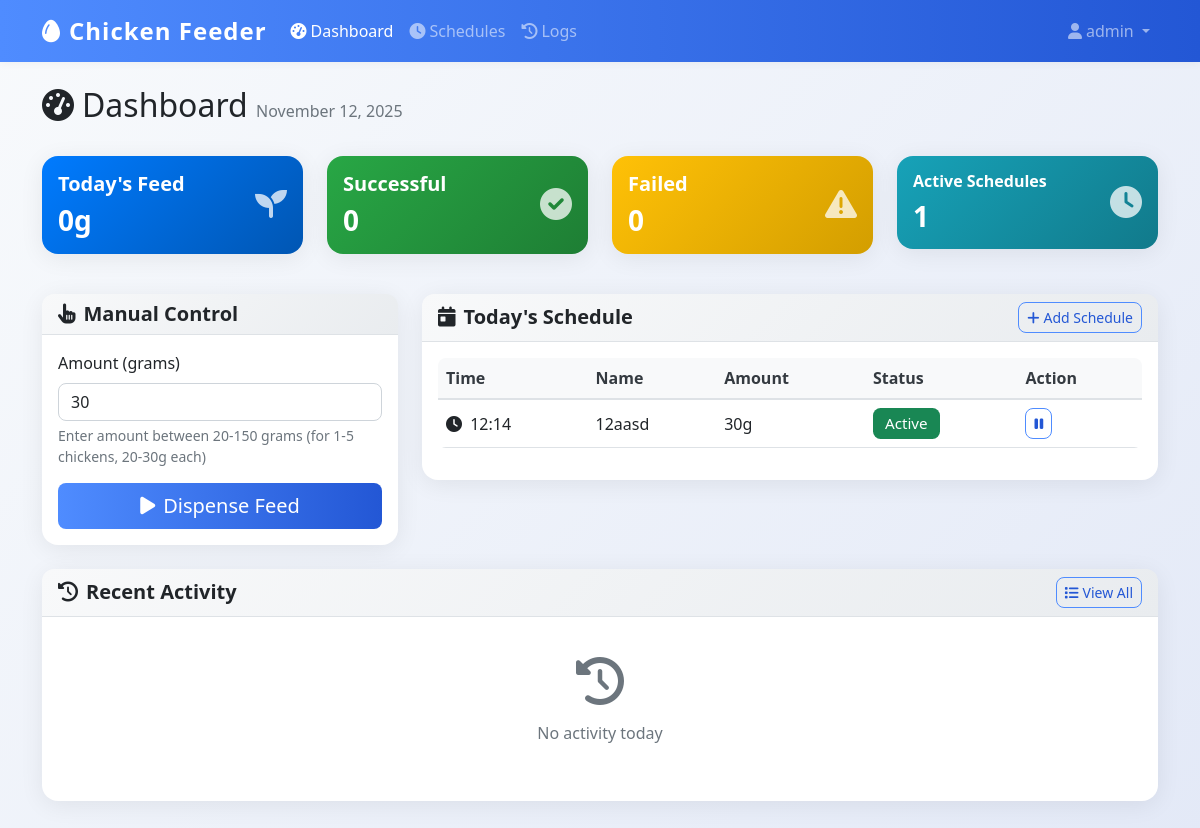
Page /dashboard (signed in) on the earlier database version.
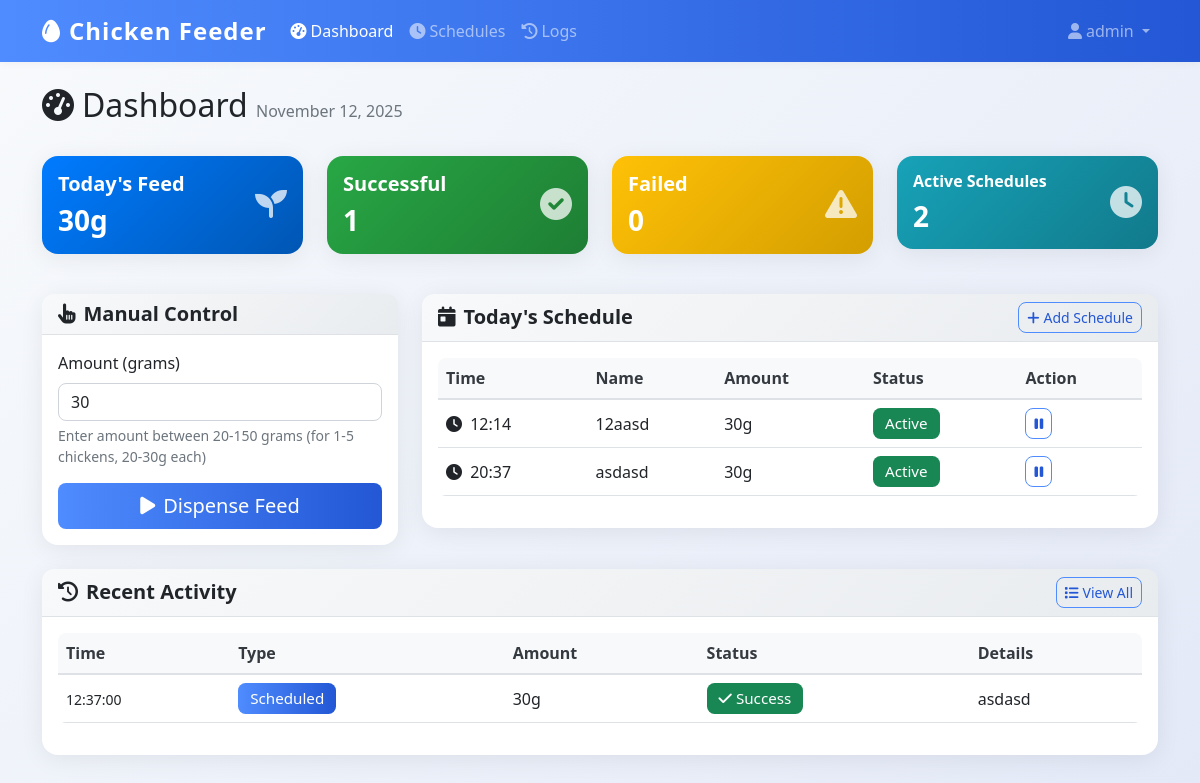
Same page on the later database version.
### app.py (models this page shows)
class FeedSchedule(db.Model):
    id = db.Column(db.Integer, primary_key=True)
    name = db.Column(db.String(100), nullable=False)
    feed_time = db.Column(db.Time, nullable=False)
    amount_grams = db.Column(db.Integer, nullable=False)
    is_active = db.Column(db.Boolean, default=True)
    created_by = db.Column(db.Integer, db.ForeignKey('user.id'), nullable=False)
    created_at = db.Column(db.DateTime, default=datetime.utcnow)
    user = db.relationship('User', backref=db.backref('schedules', lazy=True))

class DispenseLog(db.Model):
    id = db.Column(db.Integer, primary_key=True)
    timestamp = db.Column(db.DateTime, default=datetime.utcnow, nullable=False)
    amount_grams = db.Column(db.Integer, nullable=False)
    trigger_type = db.Column(db.String(20), nullable=False)  # 'manual' or 'scheduled'
    schedule_id = db.Column(db.Integer, db.ForeignKey('feed_schedule.id'), nullable=True)
    status = db.Column(db.String(20), default='success')  # 'success' or 'failure'
    error_message = db.Column(db.Text, nullable=True)
    triggered_by = db.Column(db.Integer, db.ForeignKey('user.id'), nullable=True)
    schedule = db.relationship('FeedSchedule', backref=db.backref('dispense_logs', lazy=True))
    user = db.relationship('User', backref=db.backref('dispense_logs', lazy=True))

### app.py (the view)
@app.route('/dashboard')
@login_required
def dashboard():
    today_schedules = FeedSchedule.query.filter_by(is_active=True).order_by(FeedSchedule.feed_time).all()
    today_start = datetime.now().replace(hour=0, minute=0, second=0, microsecond=0)
    today_logs = DispenseLog.query.filter(
        DispenseLog.timestamp >= today_start
    ).order_by(DispenseLog.timestamp.desc()).all()
    total_today = sum(log.amount_grams for log in today_logs if log.status == 'success')
    return render_template('dashboard.html',
                         schedules=today_schedules,
                         logs=today_logs,
                         total_today=total_today)

### app.py (called while the page is built)
@login_manager.user_loader
def load_user(user_id):
    return db.session.get(User, int(user_id))

@app.context_processor
def inject_datetime():
    return {'datetime': datetime}

### templates/dashboard.html (shortened to what the changed rows need)
{% extends "base.html" %}
{% block content %}
<div class="row mb-4">
    <div class="col">
        <h1 class="h2">
            <i class="fas fa-tachometer-alt me-2"></i>Dashboard
            <span class="text-muted fs-6">{{ datetime.now().strftime('%B %d, %Y') }}</span>
        </h1>
    </div>
</div>
<div class="row mb-4">
    <div class="col-md-3 mb-3">
        <div class="card bg-primary text-white">
            <div class="card-body">
                <div class="d-flex justify-content-between">
                    <div>
                        <h5 class="card-title">Today's Feed</h5>
                        <h3 class="mb-0" id="total-today">{{ total_today }}g</h3>
                    </div>
                </div>
            </div>
        </div>
    </div>
    <div class="col-md-3 mb-3">
        <div class="card bg-success text-white">
            <div class="card-body">
                <div class="d-flex justify-content-between">
                    <div>
                        <h5 class="card-title">Successful</h5>
                        <h3 class="mb-0" id="successful-today">{{ logs|selectattr('status', 'equalto', 'success')|list|length }}</h3>
                    </div>
                </div>
            </div>
        </div>
    </div>
    <div class="col-md-3 mb-3">
        <div class="card bg-info text-white">
            <div class="card-body">
                <div class="d-flex justify-content-between">
                    <div>
                        <h5 class="card-title fs-6">Active Schedules</h5>
                        <h3 class="mb-0">{{ schedules|selectattr('is_active')|list|length }}</h3>
                    </div>
                </div>
            </div>
        </div>
    </div>
</div>
<div class="row">
    <div class="col-lg-8 mb-4">
        <div class="card">
            <div class="card-body">
                {% if schedules %}
                <div class="table-responsive">
                    <table class="table table-hover">
                        <thead>
                            <tr>
                                <th>Time</th>
                                <th>Name</th>
                                <th>Amount</th>
                                <th>Status</th>
                                <th>Action</th>
                            </tr>
                        </thead>
                        <tbody>
                            {% for schedule in schedules %}
                            <tr>
                                <td>
                                    <i class="fas fa-clock me-1"></i>
                                    {{ schedule.feed_time.strftime('%H:%M') }}
                                </td>
                                <td>{{ schedule.name }}</td>
                                <td>{{ schedule.amount_grams }}g</td>
                                <td>
                                    {% if schedule.is_active %}
                                        <span class="badge bg-success">Active</span>
                                    {% else %}
                                        <span class="badge bg-secondary">Inactive</span>
                                    {% endif %}
                                </td>
                                <td>
                                    <button class="btn btn-sm btn-outline-primary"
                                            onclick="toggleSchedule({{ schedule.id }})">
                                        {% if schedule.is_active %}
                                            <i class="fas fa-pause"></i>
                                        {% else %}
                                            <i class="fas fa-play"></i>
                                        {% endif %}
                                    </button>
                                </td>
                            </tr>
                            {% endfor %}
                        </tbody>
                    </table>
                </div>
                {% endif %}
            </div>
        </div>
    </div>
</div>
<div class="row">
    <div class="col-12">
        <div class="card">
            <div class="card-body">
                {% if logs %}
                <div class="table-responsive">
                    <table class="table table-hover">
                        <thead>
                            <tr>
                                <th>Time</th>
                                <th>Type</th>
                                <th>Amount</th>
                                <th>Status</th>
                                <th>Details</th>
                            </tr>
                        </thead>
                        <tbody>
                            {% for log in logs[:10] %}
                            <tr>
                                <td>
                                    <small>{{ log.timestamp.strftime('%H:%M:%S') }}</small>
                                </td>
                                <td>
                                    {% if log.trigger_type == 'manual' %}
                                        <span class="badge bg-info">Manual</span>
                                    {% else %}
                                        <span class="badge bg-primary">Scheduled</span>
                                    {% endif %}
                                </td>
                                <td>{{ log.amount_grams }}g</td>
                                <td>
                                    {% if log.status == 'success' %}
                                        <span class="badge bg-success">
                                            <i class="fas fa-check me-1"></i>Success
                                        </span>
                                    {% else %}
                                        <span class="badge bg-danger">
                                            <i class="fas fa-times me-1"></i>Failed
                                        </span>
                                    {% endif %}
                                </td>
                                <td>
                                    {% if log.schedule %}
                                        {{ log.schedule.name }}
                                    {% elif log.error_message %}
                                        <small class="text-danger">{{ log.error_message[:50] }}...</small>
                                    {% else %}
                                        -
                                    {% endif %}
                                </td>
                            </tr>
                            {% endfor %}
                        </tbody>
                    </table>
                </div>
                {% else %}
                <div class="text-center text-muted py-4">
                    <i class="fas fa-history fa-3x mb-3"></i>
                    <p>No activity today</p>
                </div>
                {% endif %}
            </div>
        </div>
    </div>
</div>
{% endblock %}

Differences in the rows shown:
added FeedSchedule: feed_time "20:37", name "asdasd", amount_grams "30", is_active "Active"
added DispenseLog: timestamp "12:37:00", trigger_type "Scheduled", amount_grams "30", status "success" (drawn), schedule.name "asdasd"
Other differences:
{{ total_today }}: "0" → "30"
{{ logs|selectattr('status', 'equalto', 'success')|list|length }}: "0" → "1"
{{ schedules|selectattr('is_active')|list|length }}: "1" → "2"
text no longer shown: "No activity today"
text now shown: "Time Type Amount Status Details"
